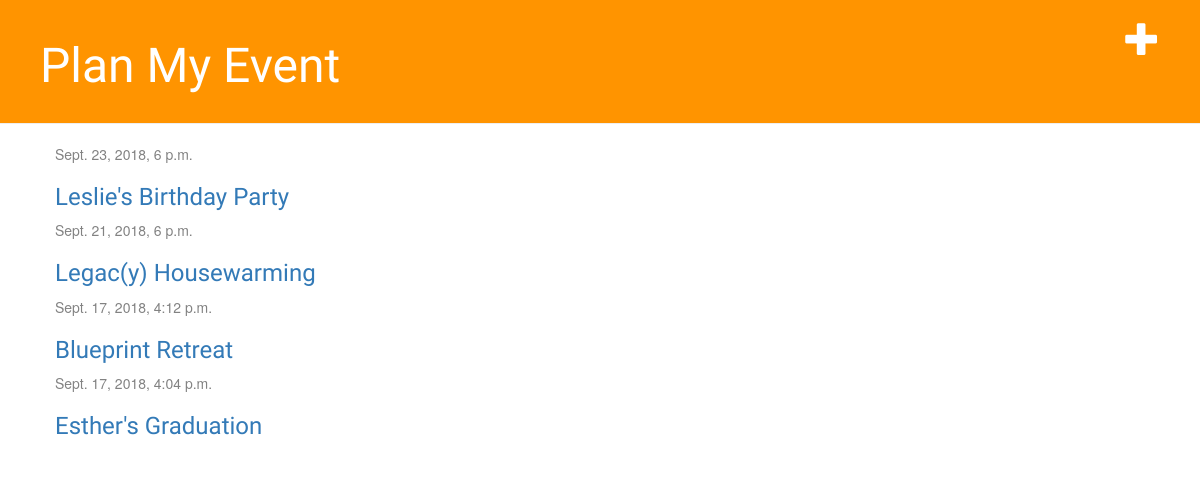
Before: / with the older database file.
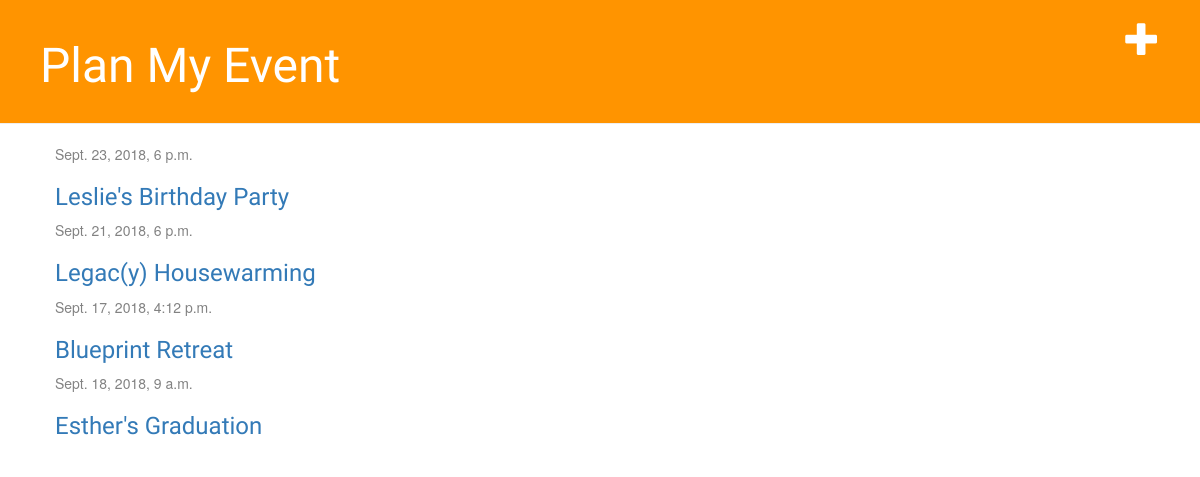
After: the same page with the newer database file.
### event_app/models.py (models this page shows, shortened)
class Event( models.Model ):
	name = models.CharField(max_length = 200)
	date = models.DateTimeField('date published')

### event_app/views.py (the view)
# urls.py: path('', views.event_list, name='event_list'),
def event_list(request):
	events = Event.objects.all()
	return render(request, 'event_app/event_list.html', {'events': events} )

### event_app/templates/event_app/event_list.html
{% extends 'event_app/base.html' %}
{% block content %}
	{% for event in events %}
		<div call = "event">
			<div class = "date">
				{{ event.date }}
			</div>
			<h3><a href="{% url 'event_detail' pk=event.pk %}">{{ event.name }}</a></h3>
		</div>
	{% endfor %}
{% endblock %}

Changed rows visible on the page:
changed Event "Esther's Graduation": date "Sept. 17, 2018, 4:04 p.m." → "Sept. 18, 2018, 9 a.m."
